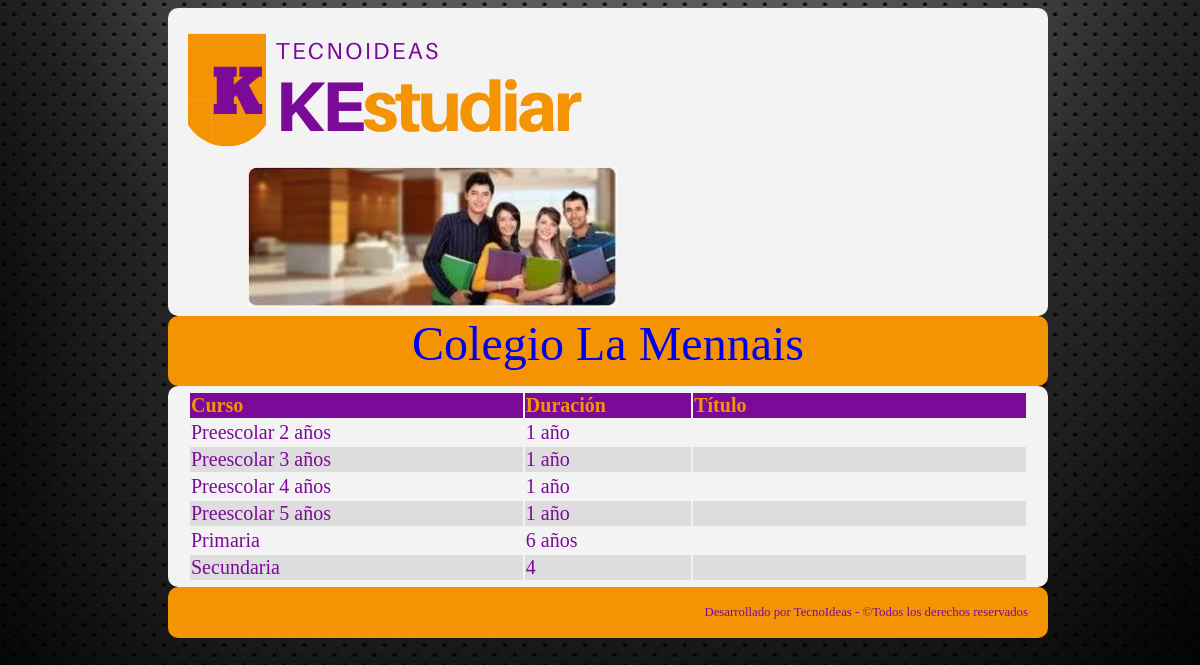
The page /instituciones/5/ on the database its author committed.
### core/models.py (models this page shows, shortened)
class Institucion(models.Model):
    nombre = models.CharField(max_length = 100, blank = False, null = False)
    tipoInstitucion = models.ForeignKey(TipoInstitucion, on_delete = models.CASCADE)
    direccion = models.CharField(max_length = 100, blank = False, null = False)
    pais = models.ForeignKey(Pais, on_delete = models.CASCADE)
    departamento = models.ForeignKey(Departamento, on_delete = models.CASCADE)
    ciudad = models.ForeignKey(Ciudad, on_delete = models.CASCADE)
    barrio = models.ForeignKey(Barrio, on_delete = models.CASCADE)
    telefono = models.CharField(max_length = 100, blank = True, null = True)
    eMail = models.CharField(max_length = 100, blank = True, null = True)
    web = models.CharField(max_length = 100, blank = True, null = True)
    usuario = models.CharField(max_length = 30, unique=True, blank = False, null = False)
    password = models.CharField(max_length = 30, blank = False, null = False)
    class Meta:
        verbose_name = 'Institución'
        verbose_name_plural = 'Instituciones'
        ordering = ['nombre']

class Curso(models.Model):
    institucion = models.ForeignKey(Institucion, on_delete = models.CASCADE)
    nombre = models.CharField(max_length = 100, blank = False, null = False)
    duración = models.CharField(max_length = 20, blank = False, null = False)
    titulo = models.CharField(max_length = 100, blank = False, null = False)
    locacion = models.ForeignKey(Locacion, on_delete = models.CASCADE)
    class Meta:
        verbose_name = 'Curso'
        verbose_name_plural = 'Cursos'
        ordering = ['nombre']

### core/views.py (the view)
# urls.py: path('instituciones/<id>/', instituciones, name = 'instituciones'),
def instituciones(request, id):
    instituto = Institucion.objects.get(id=id)
    cursos = Curso.objects.filter(institucion=id).order_by('nombre')
    parametros = {
        'instituto':instituto,
        'cursos':cursos
    }
    return render(request, 'core/instituciones.html', parametros)

### core/templates/core/instituciones.html (shortened to what this page needs)
{% extends 'core/base.html' %}
{% load static %}
{% block body %}
<body>
	<header>
			<a href="{% url 'home' %}">
				<img src="{% static 'core/img/logoKE.png' %}" alt="logoKE.jpg">
			</a>
			<a id="imagen">
				<img src="{% static 'core/img/banner.jpg' %}" alt="banner"/>
			</a>
	</header>
	<section id="titulo">
		<a href="{% url 'institucion' instituto.id %}">{{ instituto.nombre }}</a>
	</section>
	<section id="cursos">
		<div id="tabla">
			<table>
				<thead>
					<tr>
						<th width="500px">Curso</th>
						<th width="20%">Duración</th>
						<th width="40%">Título</th>
					</tr>
				</thead>
				{% for c in cursos %}
				<tr id="col1">
					<td>{{c.nombre}}</td>
					<td>{{c.duración}}</td>
					<td>{{c.titulo}}</td>
				</tr>
				{% endfor %}
			</table>
		</div>
	</section>
	<footer>
		<p>Desarrollado por TecnoIdeas - ©Todos los derechos reservados</p>
	</footer>
</body>
{% endblock body %}

### core/static/core/css/estilos.css (style rules this page uses)
body { background: url(../img/fondo.jpg) fixed no-repeat center center; width: 100%; height: 100%; -webkit- background-size: cover; -moz- background-size: cover; -o- background-size: cover; background-size: cover; vertical-align: top; font-family: Calibri }
header { background: #f3f3f3; border-radius: 10px; padding: 5px 20px; width: 70%; height: 100%; margin: 0 auto; }
a { text-decoration: none; }
header #imagen { padding: 60px; }
#titulo { background: #f49405; border-radius: 10px; padding: 0px 20px; width: 70%; height: 70px; margin: 0 auto; text-align: center; font-size: 48px; color: #7c0a99; }
#presentacion, #cursos, #locaciones, #requisitos, #materias { background: #f3f3f3; border-radius: 10px; padding: 5px 20px; width: 70%; height: 100%; margin: 0 auto; font-family: "Calibri"; font-size: 1.4em; color: #7c0a99; text-align: justify; }
footer { background: #f49405; border-radius: 10px; padding: 5px 20px; width: 70%; height: 100%; margin: 0 auto; font-family: "Calibri"; font-size: 0.8em; color: #7c0a99; text-align: right; }
#cursos, #requisitos, #materias { background: #f3f3f3; border-radius: 10px; padding: 5px 20px; width: 70%; height: 100%; margin: 0 auto; align-content: center; border-collapse: collapse; text-align: left; }
#tabla { font-family: Calibri; font-size: 20px; background-color: #f3f3f3; color: #7c0a99; }
th, td { padding: 10; border-bottom; solid 5px #f3f3f3; }
thead { background-color: #7c0a99; color: #f49405; }
tr:nth-child(even) { background-color: #ddd; }

### rows shown on the page
Institucion: nombre "Colegio La Mennais"
Curso: nombre "Preescolar 2 años", duración "1 año"
Curso: nombre "Preescolar 3 años", duración "1 año"
Curso: nombre "Preescolar 4 años", duración "1 año"
Curso: nombre "Preescolar 5 años", duración "1 año"
Curso: nombre "Primaria", duración "6 años"
Curso: nombre "Secundaria", duración "4"
